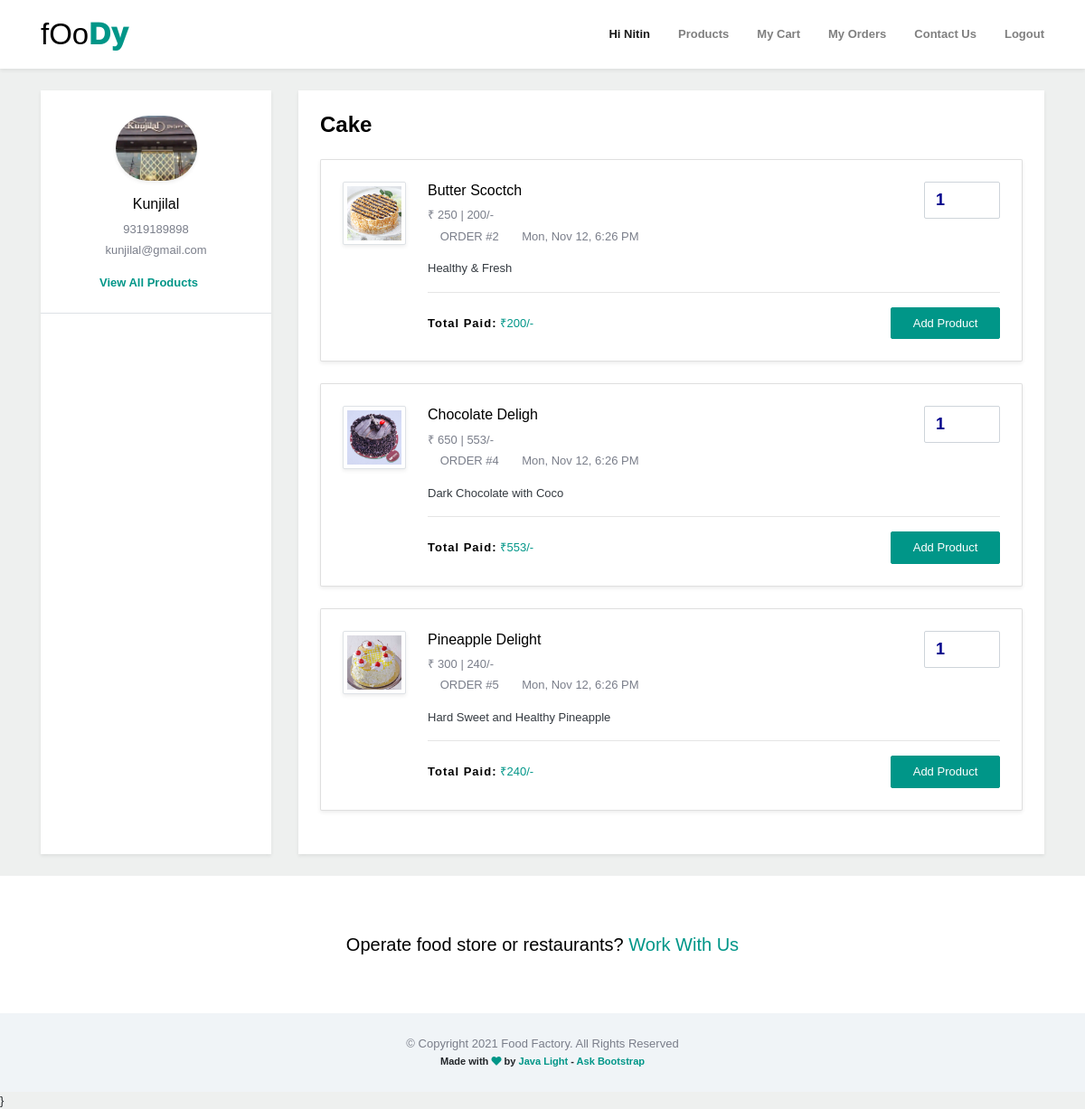
The page /products_detail.php?rid=2&pid=4&p_category=Cake (signed in) on the database its author committed.
### tables this page shows
CREATE TABLE `restaurants` (
  `rid` int(11) NOT NULL auto_increment,
  `r_name` varchar(100) NOT NULL,
  `r_mobile` varchar(100) NOT NULL,
  `r_email` varchar(100) NOT NULL,
  `r_password` varchar(100) NOT NULL,
  `r_pic` varchar(100) NOT NULL default 'default.png',
  `r_city` varchar(100) NOT NULL,
  `r_address` varchar(100) NOT NULL default 'NA',
  `r_about` varchar(100) NOT NULL default 'NA',
  `r_title` varchar(100) NOT NULL default 'NA',
  `status` varchar(100) NOT NULL default 'Not Active',
  PRIMARY KEY  (`r_email`,`r_password`,`r_city`),
  UNIQUE KEY `rid` (`rid`)
);

### products_detail.php (the view, shortened to what this page needs)
<?php
include './mycon.php';
$rid = $_REQUEST['rid'];
$category = $_REQUEST['p_category'];
$q1="select * from restaurants where rid=$rid";
$re1=$con->query($q1);
if($r1=$re1->fetch_assoc())
{
?>
<!doctype html>
<html lang="en">
   <head>
      <link href="vendor/bootstrap/css/bootstrap.min.css" rel="stylesheet">
      <link href="vendor/fontawesome/css/all.min.css" rel="stylesheet">
      <link href="vendor/icofont/icofont.min.css" rel="stylesheet">
      <link href="vendor/select2/css/select2.min.css" rel="stylesheet">
      <link href="css/osahan.css" rel="stylesheet">
      <link rel="stylesheet" href="css/index.css">
   </head>
   <body>
      <nav class="navbar navbar-expand-lg navbar-light bg-light osahan-nav shadow-sm">
         <?php include './user_header.php'; ?>
      </nav>
      <section class="section pt-4 pb-4 osahan-account-page">
         <div class="container">
            <div class="row">
               <div class="col-md-3">
                  <div class="osahan-account-page-left shadow-sm bg-white h-100">
                     <div class="border-bottom p-4">
                        <div class="osahan-user text-center">
                           <div class="osahan-user-media">
                               <img class="mb-3 rounded-pill shadow-sm mt-1" src="admin/pics/resto/<?php echo $r1['r_pic'];?>" alt="gurdeep singh osahan">
                              <div class="osahan-user-media-body">
                                 <h6 class="mb-2"><?php echo $r1['r_name'];?></h6>
                                 <p class="mb-1"><?php echo $r1['r_mobile'];?></p>
                                 <p><?php echo $r1['r_email'];?></p>
                                 <p class="mb-0 text-black font-weight-bold"><a class="text-primary mr-3"   href="user_restaurant.php?rid=<?php echo $r1['rid'];?>">View All Products</a></p>
                              </div>
                           </div>
                        </div>
                     </div>
                  </div>
               </div>
               <div class="col-md-9">
                  <div class="osahan-account-page-right shadow-sm bg-white p-4 h-100">
                     <div class="tab-content" id="myTabContent">
                        <div class="tab-pane fade show active" id="orders" role="tabpanel" aria-labelledby="orders-tab">
                           <h4 class="font-weight-bold mt-0 mb-4"><?php echo $category; ?></h4>
                          <?php
                          $q2="select * from pro_info where r_id=$rid and p_category='$category'";
                          $re2=$con->query($q2);
                          while($r2=$re2->fetch_assoc())
                          {
                              $price = $r2['p_price'];
                         $offer = $r2['p_offer'];
                         $total = ceil(($price-($price*$offer/100)));
                              ?>
                           <form action="user_cart_save.php" method="post">
                            <div class="bg-white card mb-4 order-list shadow-sm">
                              <div class="gold-members p-4">
                                 <a href="#">
                                    <div class="media">
                                       <img class="mr-4 img-thumbnail img-fluid" src="admin/pics/products/<?php echo $r2['p_pic'];?>" alt="Generic placeholder image"/>
                                       <div class="media-body">
                                           <span class="float-right text-info"><input type="number" min="1" max="10" name="quantity" value="1" class="form-control"  style="font-weight: bold;font-size: large;color: darkblue;" /></span>
                                          <h6 class="mb-2">
                                              <a href="#" class="text-black"><?php echo $r2['p_name'];?></a>
                                 </h6>
                                 <p class="text-gray mb-1">&#8377; <?php echo $price;?> | <?php echo $total;?>/-
                                 </p>
                                 <p class="text-gray mb-3"><i class="icofont-list"></i> ORDER #<?php echo $r2['pid'];?> <i class="icofont-clock-time ml-2"></i> Mon, Nov 12, 6:26 PM</p>
                                 <p class="text-dark"><?php echo $r2['p_about']; ?>
                                 </p>
                                 <hr>
                                 <div class="float-right">
                                      <input type="submit" class="btn btn-sm btn-primary" value="Add Product" />
                                 </div>
                                 <p class="mb-0 text-black text-primary pt-2" id="total"><span class="text-black font-weight-bold"> Total Paid:</span>  &#8377;<?php echo $total;?>/-
                                 </p>
                                 </div>
                                 </div>
                                 </a>
                              </div>
                           </div>
                           </form>
                           <?php
                          }
                          ?>
                        </div>
                     </div>
                  </div>
               </div>
            </div>
         </div>
      </section>
      <section class="section pt-5 pb-5 text-center bg-white">
         <div class="container">
            <div class="row">
               <div class="col-sm-12">
                   <h5 class="m-0">Operate food store or restaurants? <a href="user_contact.php">Work With Us</a></h5>
               </div>
            </div>
         </div>
      </section>
      <footer class="pt-4 pb-4 text-center">
        <?php include './footer.php'; ?>
      </footer>
   </body>
</html>
<?php
}
else
{
    echo "Error : ".mysqli_error($con);
}
?>

### css/osahan.css (style rules this page uses)
body { background: #f3f7f8; font-size: 13px; font-weight: 500; }
button, a { outline: none !important; color: #009688; text-decoration: none !important; }
p { font-size: 13px; color: #7a7e8a; }
img { image-rendering: auto; }
.h1,.h2,.h3,.h4,.h5,.h6,h1,h2,h3,h4,h5,h6 { color: #000000; }
.osahan-nav { background: #fff none repeat scroll 0 0 !important; padding: 0; z-index: 9; }
:root { --input-padding-x: 1.5rem; --input-padding-y: 0.75rem; }
.btn-primary, .badge-danger { background-color: #009688 !important; border-color: #009688 !important; }
.text-primary { color: #009688 !important; }
.btn { border-radius: 2px; }
.form-control { font-size: 13px; border-radius: 2px; min-height: 38px; }
.card { border-radius: 2px; }
.pb-5, .py-5 { padding-bottom: 4rem !important; }
.pt-5, .py-5 { padding-top: 4rem !important; }
.text-black { color: #000000; }
.order-list .btn { border-radius: 2px; min-width: 121px; font-size: 13px; padding: 7px 0 7px 0; }
.osahan-user-media img { width: 90px; }
.order-list img.mr-4 { width: 70px; height: 70px; object-fit: cover; box-shadow: 0 .125rem .25rem rgba(0, 0, 0, .075)!important; border-radius: 2px; }
footer { background-color: #f0f4f7; }

### css/index.css (style rules this page uses)
body { background-color: #eef0ef; font-family: "Montserrat", sans-serif; margin: 0; }
span { color: #009688; letter-spacing: 1px; font-weight: 1000; }

### rows shown on the page
restaurants: r_pic (picture), r_name "Kunjilal", r_mobile "9319189898", r_email "kunjilal@gmail.com"

### other values the page prints
$_SESSION['name'] "Nitin"
$category "Cake"
$r2['p_name'] "Butter Scoctch"
$price "250"
$total "200"
$r2['pid'] "2"
$r2['p_about'] "Healthy & Fresh"
$r2['p_name'] "Chocolate Deligh"
$price "650"
$total "553"
$r2['pid'] "4"
$r2['p_about'] "Dark Chocolate with Coco"
$r2['p_name'] "Pineapple Delight"
$price "300"
$total "240"
